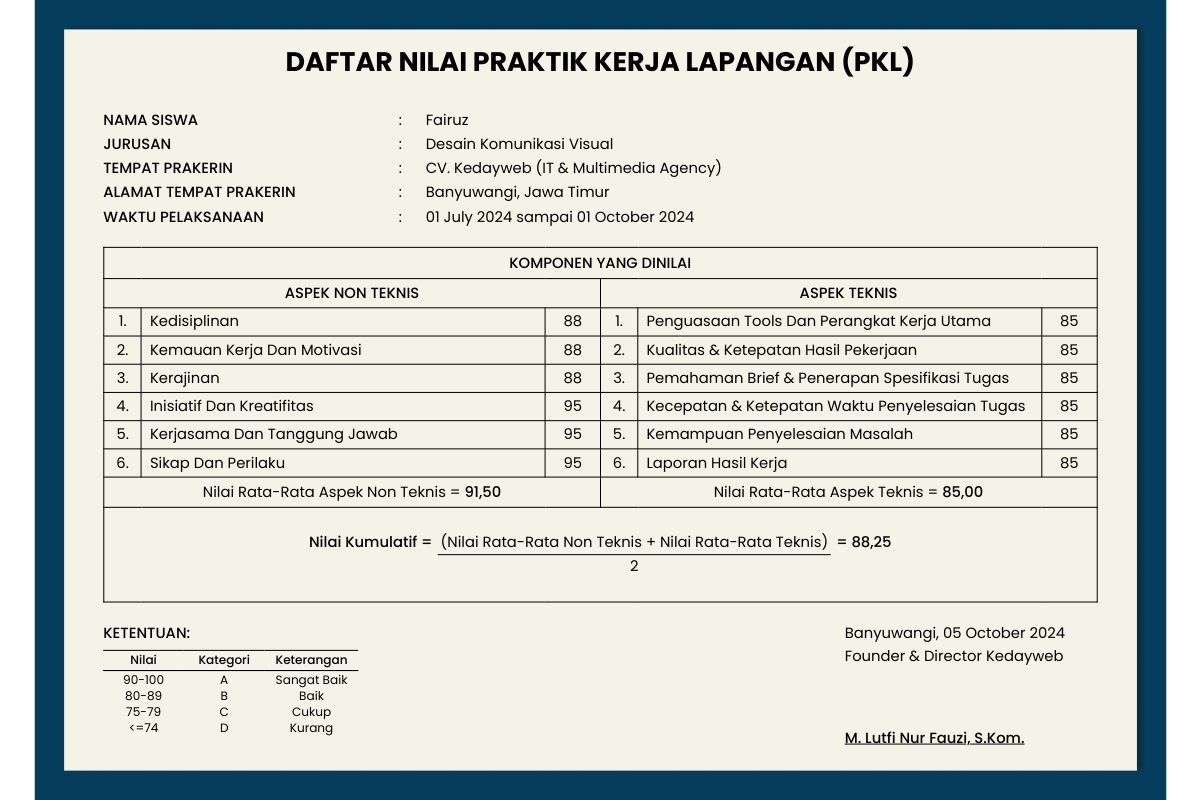
The app's page /tabel-nilai-viewer.php?id=IS-2024-002 with its own data.
### tables this page shows
CREATE TABLE `certificates` (
  `id` int NOT NULL,
  `certificate_id` varchar(50) NOT NULL,
  `user_id` int DEFAULT NULL,
  `intern_name` varchar(150) NOT NULL,
  `intern_position` varchar(150) NOT NULL,
  `university` varchar(200) DEFAULT '',
  `major` varchar(200) DEFAULT '',
  `start_date` date NOT NULL,
  `end_date` date NOT NULL,
  `issue_date` date NOT NULL,
  `score_technical` tinyint UNSIGNED DEFAULT '0',
  `score_discipline` tinyint UNSIGNED DEFAULT '0',
  `score_attitude` tinyint UNSIGNED DEFAULT '0',
  `final_grade` varchar(5) DEFAULT '',
  `supervisor_name` varchar(150) DEFAULT '',
  `status` enum('active','revoked') NOT NULL DEFAULT 'active',
  `notes` text,
  `created_at` datetime DEFAULT CURRENT_TIMESTAMP,
  `updated_at` datetime DEFAULT CURRENT_TIMESTAMP ON UPDATE CURRENT_TIMESTAMP
);

### tabel-nilai-viewer.php (the view, shortened to what this page needs)
<?php
require_once __DIR__ . '/Login/koneksi.php';
$cert_id = trim($_GET['id'] ?? '');
$cert = null;
if ($cert_id && $conn) {
    $stmt = $conn->prepare(
        "SELECT intern_name, major, score_technical, score_discipline, score_attitude,
                supervisor_name, issue_date,
                DATE_FORMAT(start_date,'%d %M %Y') AS start_fmt,
                DATE_FORMAT(end_date,  '%d %M %Y') AS end_fmt
         FROM certificates WHERE certificate_id = ? LIMIT 1"
    );
    $stmt->bind_param('s', $cert_id);
    $stmt->execute();
    $result = $stmt->get_result();
    $cert   = $result->fetch_assoc();
}
$nama        = htmlspecialchars($cert['intern_name']  ?? '');
$jurusan     = htmlspecialchars($cert['major']         ?? '-');
$start       = $cert['start_fmt'] ?? '';
$end_d       = $cert['end_fmt']   ?? '';
$waktu       = ($start && $end_d) ? "$start sampai $end_d" : '';
$supervisor  = $cert['supervisor_name'] ?? 'M. Lutfi Nur Fauzi, S.Kom.';
$issue_date  = $cert['issue_date']      ?? date('Y-m-d');
$tgl_bwi     = 'Banyuwangi, ' . date('d F Y', strtotime($issue_date));
$skor_teknis   = (int)($cert['score_technical']  ?? 0);
$skor_disiplin = (int)($cert['score_discipline'] ?? 0);
$skor_sikap    = (int)($cert['score_attitude']   ?? 0);
$nt  = [$skor_disiplin, $skor_disiplin, $skor_disiplin, $skor_sikap, $skor_sikap, $skor_sikap];
$tek = [$skor_teknis,   $skor_teknis,   $skor_teknis,   $skor_teknis, $skor_teknis, $skor_teknis];
$rata_nt  = round(array_sum($nt)  / count($nt),  2);
$rata_tek = round(array_sum($tek) / count($tek), 2);
$kumul    = round(($rata_nt + $rata_tek) / 2,    2);
$label_nt = ['Kedisiplinan','Kemauan Kerja Dan Motivasi','Kerajinan',
             'Inisiatif Dan Kreatifitas','Kerjasama Dan Tanggung Jawab','Sikap Dan Perilaku'];
$label_t  = ['Penguasaan Tools Dan Perangkat Kerja Utama','Kualitas &amp; Ketepatan Hasil Pekerjaan',
             'Pemahaman Brief &amp; Penerapan Spesifikasi Tugas','Kecepatan &amp; Ketepatan Waktu Penyelesaian Tugas',
             'Kemampuan Penyelesaian Masalah','Laporan Hasil Kerja'];
function fmt($n) { return number_format($n, 2, ',', '.'); }
?>
<!DOCTYPE html>
<html lang="id">
<head>
</head>
<body>
<div class="page-scaler">
<main class="page" id="page">
  <h1 class="judul">DAFTAR NILAI PRAKTIK KERJA LAPANGAN (PKL)</h1>
  <section class="data-siswa">
    <div class="baris"><span class="label">NAMA SISWA</span><span>:</span><span><?php echo $nama; ?></span></div>
    <div class="baris"><span class="label">JURUSAN</span><span>:</span><span><?php echo $jurusan; ?></span></div>
    <div class="baris"><span class="label">TEMPAT PRAKERIN</span><span>:</span><span>CV. Kedayweb (IT &amp; Multimedia Agency)</span></div>
    <div class="baris"><span class="label">ALAMAT TEMPAT PRAKERIN</span><span>:</span><span>Banyuwangi, Jawa Timur</span></div>
    <div class="baris"><span class="label">WAKTU PELAKSANAAN</span><span>:</span><span><?php echo htmlspecialchars($waktu); ?></span></div>
  </section>
  <table class="nilai">
    <colgroup>
      <col class="no"><col><col class="skor">
      <col class="no"><col><col class="skor">
    </colgroup>
    <thead>
      <tr class="judul-tabel"><th colspan="6">KOMPONEN YANG DINILAI</th></tr>
      <tr class="aspek">
        <th colspan="3">ASPEK NON TEKNIS</th>
        <th colspan="3">ASPEK TEKNIS</th>
      </tr>
    </thead>
    <tbody>
      <?php for ($i = 0; $i < 6; $i++): ?>
      <tr>
        <td class="no"><?php echo ($i+1); ?>.</td>
        <td><?php echo htmlspecialchars($label_nt[$i]); ?></td>
        <td class="skor"><?php echo $cert ? $nt[$i] : ''; ?></td>
        <td class="no"><?php echo ($i+1); ?>.</td>
        <td><?php echo $label_t[$i]; ?></td>
        <td class="skor"><?php echo $cert ? $tek[$i] : ''; ?></td>
      </tr>
      <?php endfor; ?>
    </tbody>
    <tfoot>
      <tr>
        <td class="rata" colspan="3">Nilai Rata-Rata Aspek Non Teknis = <span class="hasil"><?php echo $cert ? fmt($rata_nt) : ''; ?></span></td>
        <td class="rata" colspan="3">Nilai Rata-Rata Aspek Teknis = <span class="hasil"><?php echo $cert ? fmt($rata_tek) : ''; ?></span></td>
      </tr>
      <tr>
        <td class="kumulatif" colspan="6">
          <div class="rumus">
            <span>Nilai Kumulatif =</span>
            <span class="pecahan">
              <span class="pembilang">(Nilai Rata-Rata Non Teknis + Nilai Rata-Rata Teknis)</span>
              <span>2</span>
            </span>
            <span>= <span class="hasil"><?php echo $cert ? fmt($kumul) : ''; ?></span></span>
          </div>
        </td>
      </tr>
    </tfoot>
  </table>
  <section class="bawah">
    <div>
      <p class="judul-ketentuan">KETENTUAN:</p>
      <table class="predikat">
        <colgroup><col style="width:60pt"><col style="width:60pt"><col style="width:70pt"></colgroup>
        <thead><tr><th>Nilai</th><th>Kategori</th><th>Keterangan</th></tr></thead>
        <tbody>
          <tr><td>90-100</td><td>A</td><td>Sangat Baik</td></tr>
          <tr><td>80-89</td><td>B</td><td>Baik</td></tr>
          <tr><td>75-79</td><td>C</td><td>Cukup</td></tr>
          <tr><td>&lt;=74</td><td>D</td><td>Kurang</td></tr>
        </tbody>
      </table>
    </div>
    <div class="ttd">
      <p><?php echo htmlspecialchars($tgl_bwi); ?></p>
      <p>Founder &amp; Director Kedayweb</p>
      <div class="ruang"></div>
      <p class="nama"><?php echo htmlspecialchars($supervisor); ?></p>
    </div>
  </section>
</main>
</div>
</body>
</html>

### tabel-nilai-viewer.php (style rules this page uses)
:root { --garis: 1px solid #000; }
* { box-sizing: border-box; margin: 0; padding: 0; }
html, body { width: 100%; height: 100%; margin: 0; padding: 0; overflow: hidden; background: transparent; display: flex; align-items: center; justify-content: center; font-family: 'Poppins', sans-serif; color: #000; -webkit-print-color-adjust: exact; print-color-adjust: exact; }
.page-scaler { width: 100%; height: 100%; display: flex; align-items: center; justify-content: center; }
.page { width: 297mm; height: 210mm; padding: 31pt 51pt 0; position: relative; overflow: hidden; flex-shrink: 0; background: #f5f3e7 url('uploads/Certificate/Sertifikat_Belakang.png') center / 100% 100% no-repeat; font-size: 11pt; line-height: 17pt; transform-origin: center center; }
.judul { font-size: 20pt; line-height: 30pt; font-weight: 700; text-align: center; }
.data-siswa { margin-top: 20pt; display: grid; row-gap: 1pt; }
.data-siswa .baris { display: grid; grid-template-columns: 220pt 20pt 1fr; min-height: 17pt; }
.data-siswa .label { font-weight: 500; }
.nilai { width: 100%; margin-top: 14pt; border-collapse: collapse; table-layout: fixed; border: var(--garis); }
.nilai col.no { width: 28pt; }
.nilai col.skor { width: 41pt; }
.nilai th, .nilai td { border: var(--garis); padding: 0 6pt; vertical-align: middle; }
.nilai th { font-weight: 500; text-align: center; }
.nilai td { height: 21pt; }
.nilai td.no, .nilai td.skor { text-align: center; padding: 0; }
.nilai thead tr.judul-tabel th { height: 23pt; }
.nilai thead tr.aspek th { height: 22pt; }
.nilai tfoot td.rata { height: 22pt; text-align: center; }
.nilai tfoot td.kumulatif { height: 71pt; padding: 0; }
.hasil { font-weight: 500; }
.rumus { display: flex; justify-content: center; align-items: flex-start; gap: 4pt; font-weight: 500; }
.pecahan { display: flex; flex-direction: column; align-items: center; font-weight: 400; }
.pembilang { border-bottom: var(--garis); padding: 0 2pt; }
.bawah { margin-top: 14pt; padding-right: 24pt; display: flex; justify-content: space-between; align-items: flex-start; }
.judul-ketentuan { font-weight: 500; margin-bottom: 4pt; }
.predikat { width: 190pt; border-collapse: collapse; table-layout: fixed; font-size: 9pt; line-height: 12pt; }
.predikat th { font-weight: 500; padding: 1pt 0; border-top: var(--garis); border-bottom: var(--garis); }
.predikat td { padding: 0; text-align: center; }
.predikat tbody tr:first-child td { padding-top: 1pt; }
.ttd p { line-height: 17pt; }
.ttd .ruang { height: 44pt; }
.ttd .nama { font-weight: 500; text-decoration: underline; }

### records on screen
certificates: intern_name "Fairuz", major "Desain Komunikasi Visual", score_discipline "88", score_technical "85", score_attitude "95", fmt($rata_nt) "91,50", score_technical "85,00", fmt($kumul) "88,25", issue_date "Banyuwangi, 05 October 2024", supervisor_name "M. Lutfi Nur Fauzi, S.Kom."

### other values on screen
$waktu "01 July 2024 sampai 01 October 2024"
$label_nt[$i] "Kedisiplinan"
$label_t[$i] "Penguasaan Tools Dan Perangkat Kerja Utama"
$label_nt[$i] "Kemauan Kerja Dan Motivasi"
$label_t[$i] "Kualitas & Ketepatan Hasil Pekerjaan"
$label_nt[$i] "Kerajinan"
$label_t[$i] "Pemahaman Brief & Penerapan Spesifikasi Tugas"
$label_nt[$i] "Inisiatif Dan Kreatifitas"
$label_t[$i] "Kecepatan & Ketepatan Waktu Penyelesaian Tugas"
$label_nt[$i] "Kerjasama Dan Tanggung Jawab"
$label_t[$i] "Kemampuan Penyelesaian Masalah"
$label_nt[$i] "Sikap Dan Perilaku"
$label_t[$i] "Laporan Hasil Kerja"
